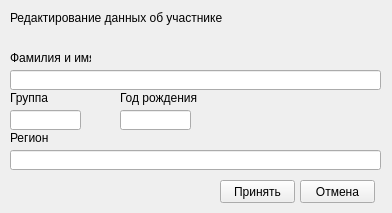
<?xml version="1.0" encoding="UTF-8"?>
<ui version="4.0">
 <class>EditParticipiant</class>
 <widget class="QWidget" name="EditParticipiant">
  <property name="geometry">
   <rect>
    <x>0</x>
    <y>0</y>
    <width>392</width>
    <height>213</height>
   </rect>
  </property>
  <property name="windowTitle">
   <string>Редактирование участника</string>
  </property>
  <widget class="QLabel" name="label">
   <property name="geometry">
    <rect>
     <x>10</x>
     <y>10</y>
     <width>221</width>
     <height>16</height>
    </rect>
   </property>
   <property name="text">
    <string>Редактирование данных об участнике</string>
   </property>
  </widget>
  <widget class="QLineEdit" name="lineEdit">
   <property name="geometry">
    <rect>
     <x>10</x>
     <y>70</y>
     <width>371</width>
     <height>20</height>
    </rect>
   </property>
  </widget>
  <widget class="QLineEdit" name="lineEdit_2">
   <property name="geometry">
    <rect>
     <x>10</x>
     <y>110</y>
     <width>71</width>
     <height>20</height>
    </rect>
   </property>
  </widget>
  <widget class="QLineEdit" name="lineEdit_3">
   <property name="geometry">
    <rect>
     <x>120</x>
     <y>110</y>
     <width>71</width>
     <height>20</height>
    </rect>
   </property>
  </widget>
  <widget class="QLineEdit" name="lineEdit_4">
   <property name="geometry">
    <rect>
     <x>10</x>
     <y>150</y>
     <width>371</width>
     <height>20</height>
    </rect>
   </property>
  </widget>
  <widget class="QLabel" name="label_2">
   <property name="geometry">
    <rect>
     <x>10</x>
     <y>50</y>
     <width>81</width>
     <height>16</height>
    </rect>
   </property>
   <property name="text">
    <string>Фамилия и имя</string>
   </property>
  </widget>
  <widget class="QLabel" name="label_3">
   <property name="geometry">
    <rect>
     <x>10</x>
     <y>90</y>
     <width>81</width>
     <height>16</height>
    </rect>
   </property>
   <property name="text">
    <string>Группа</string>
   </property>
  </widget>
  <widget class="QLabel" name="label_4">
   <property name="geometry">
    <rect>
     <x>120</x>
     <y>90</y>
     <width>81</width>
     <height>16</height>
    </rect>
   </property>
   <property name="text">
    <string>Год рождения</string>
   </property>
  </widget>
  <widget class="QLabel" name="label_5">
   <property name="geometry">
    <rect>
     <x>10</x>
     <y>130</y>
     <width>81</width>
     <height>16</height>
    </rect>
   </property>
   <property name="text">
    <string>Регион</string>
   </property>
  </widget>
  <widget class="QPushButton" name="pushButton">
   <property name="geometry">
    <rect>
     <x>220</x>
     <y>180</y>
     <width>75</width>
     <height>23</height>
    </rect>
   </property>
   <property name="text">
    <string>Принять</string>
   </property>
  </widget>
  <widget class="QPushButton" name="pushButton_2">
   <property name="geometry">
    <rect>
     <x>300</x>
     <y>180</y>
     <width>75</width>
     <height>23</height>
    </rect>
   </property>
   <property name="text">
    <string>Отмена</string>
   </property>
  </widget>
 </widget>
 <resources/>
 <connections/>
</ui>
